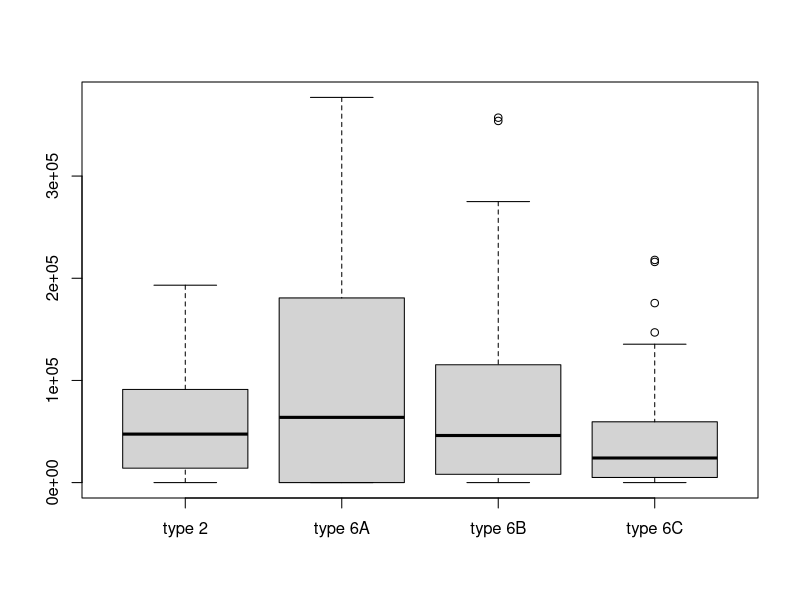
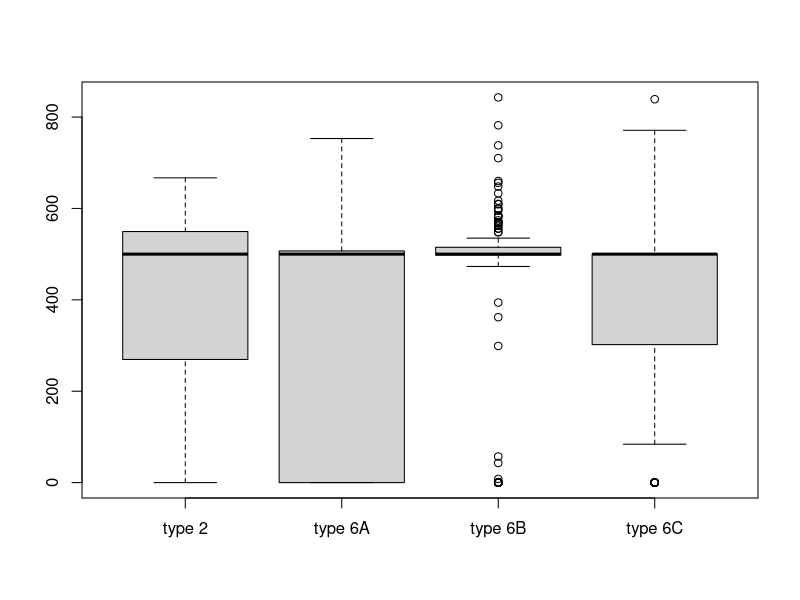

Generate these figures, in order, with R:
# script for calculating average results for the different landscape types

tab <- read.csv("LongInitNoMortality/ResultsWithoutMortality_new_mod.csv")

# empty table for the results
summaryLandscapeTypes <- matrix(NA, 4,4)
rownames(summaryLandscapeTypes)<- c("2", "6A", "6B", "6C")
colnames(summaryLandscapeTypes)<- c("averagePopDens", "sdPopDens", "averagePatchOcc", "sdPatchOcc")

types <- c("2", "6A", "6B", "6C")


for(i in types){
  
  ent <- which(tab$LandscapeType==i)
  summaryLandscapeTypes[i,1] <- mean(tab$PopulationAtSimEnd[ent])
  summaryLandscapeTypes[i,2] <- sd(tab$PopulationAtSimEnd[ent])
  summaryLandscapeTypes[i,3] <- mean(tab$PatchesAtSimEnd[ent])
  summaryLandscapeTypes[i,4] <- sd(tab$PatchesAtSimEnd[ent])
}

write.table( summaryLandscapeTypes, "summaryLandscapeTypes.csv")

pdf("landscapeBoxplots_PopDens.pdf")
ent1 <- which(tab$LandscapeType=="2")
ent2 <- which(tab$LandscapeType=="6A")
ent3 <- which(tab$LandscapeType=="6B")
ent4 <- which(tab$LandscapeType=="6C")

boxplot(tab$PopulationAtSimEnd[ent1],tab$PopulationAtSimEnd[ent2],tab$PopulationAtSimEnd[ent3], tab$PopulationAtSimEnd[ent4],  names=c("type 2","type 6A", "type 6B", "type 6C"))
dev.off()


pdf("landscapeBoxplots_PatchOcc.pdf")
ent1 <- which(tab$LandscapeType=="2")
ent2 <- which(tab$LandscapeType=="6A")
ent3 <- which(tab$LandscapeType=="6B")
ent4 <- which(tab$LandscapeType=="6C")

boxplot(tab$PatchesAtSimEnd[ent1],tab$PatchesAtSimEnd[ent2],tab$PatchesAtSimEnd[ent3], tab$PatchesAtSimEnd[ent4],  names=c("type 2","type 6A", "type 6B", "type 6C"))
dev.off()
